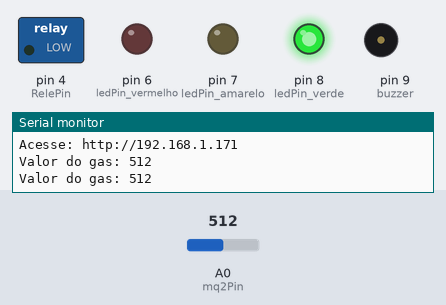
This sketch was run on a simulated Arduino Uno, built with avr-gcc and run on an emulated ATmega328P. Parts: switched loads named in the sketch (green lamp = pin HIGH), output pins drawn as LEDs (lit = HIGH), buzzer (waves = sounding), the last lines printed to the serial monitor. The inputs (shaded band) are chosen by the test bench; at power-on: A0 (mq2Pin) = 512. WiFi joins after 1.5 s; servers stay silent unless stated.

Above: at 4.8 s.
4.9 s: A0 (mq2Pin) set to 557
13.2 s: A0 (mq2Pin) set to 589
At 21.1 s:
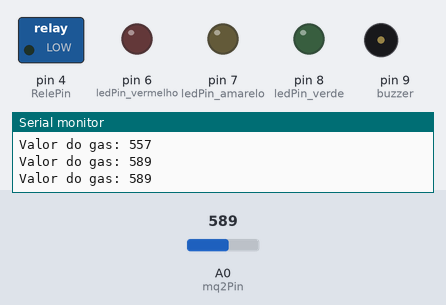
21.5 s: A0 (mq2Pin) set to 716
At 25.4 s:
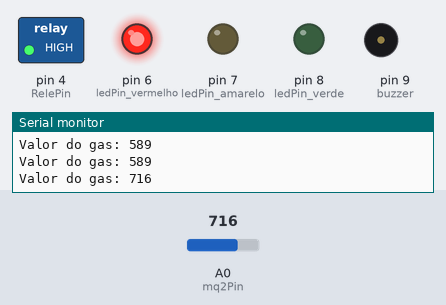
31.9 s: A0 (mq2Pin) set to 580
At 36.1 s:
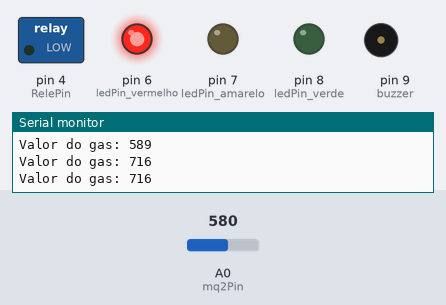
42.6 s: A0 (mq2Pin) set to 599
At 47.51 s:
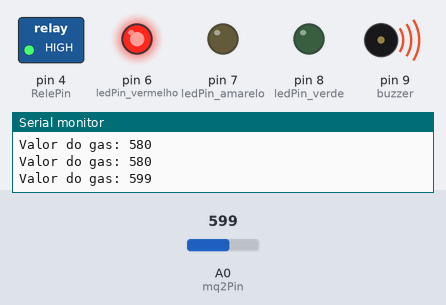
51.3 s: A0 (mq2Pin) set to 579
At 58.8 s:
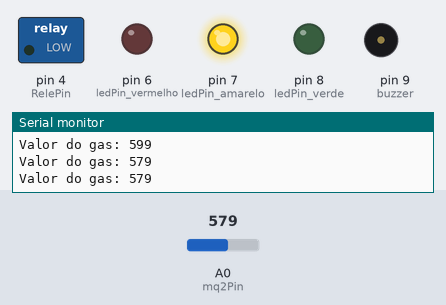
Timing chart, 0 to 62.9 s (numbered marks = the images above; inputs shaded):
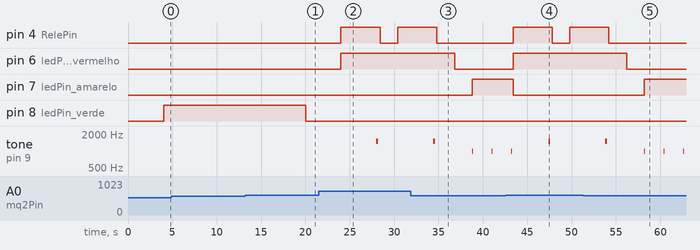

The sketch:

proto_1.ino
```cpp
/*
 Web Server

 A simple web server that shows the value of the analog input pins.
 using an Arduino WIZnet Ethernet shield.

 Circuit:
 * Ethernet shield attached to pins 10, 11, 12, 13
 * Analog inputs attached to pins A0 through A5 (optional)

 created 18 Dec 2009
 by David A. Mellis
 modified 9 Apr 2012
 by Tom Igoe
 modified 02 Sept 2015
 by Arturo Guadalupi

 */

#include <SPI.h>
#include <Ethernet.h>

// Configuração do Ethernet Shield
byte mac[] = { 0xDE, 0xAD, 0xBE, 0xEF, 0xFE, 0xED }; // Substitua pelo MAC do seu Ethernet Shield
IPAddress ip(192, 168, 1, 171); // Substitua pelo IP desejado
EthernetServer server(80); // Servidor na porta 80

// Configurações do sensor e LED
const int mq2Pin = A0; // Pino analógico conectado ao sensor MQ-2
      int ledPin_vermelho    = 6;  // Pino digital conectado ao LED
      int ledPin_amarelo     = 7;
      int ledPin_verde       = 8;
      int buzzer = 9;//
      int RelePin = 4;
const int gasThreshold = 400; // Limite de detecção de gás (ajuste conforme necessário)

void setup() {
  // Inicializa o Ethernet
  Ethernet.begin(mac, ip);
  server.begin();

  // Inicializa pinos
  pinMode(ledPin_vermelho,OUTPUT);
  pinMode(ledPin_amarelo, OUTPUT);
  pinMode(ledPin_verde,OUTPUT);
  pinMode(buzzer, OUTPUT);
  pinMode(RelePin,OUTPUT);
  digitalWrite(ledPin_vermelho, LOW);
  digitalWrite(ledPin_amarelo,LOW);
  digitalWrite(ledPin_verde, LOW);
  digitalWrite(RelePin, LOW);
  // LED desligado por padrão

  // Comunicação serial para depuração
  Serial.begin(9600);
  Serial.println("Servidor iniciado...");
  Serial.print("Acesse: http://");
  Serial.println(ip);
}

void loop() {
  // Leitura do sensor MQ-2
  int gasValue = analogRead(mq2Pin);
  Serial.print("Valor do gas: ");
  Serial.println(gasValue);

  // Verifica se o nível de gás ultrapassa o limite
  if (gasValue > 590) {
    digitalWrite(ledPin_vermelho, HIGH);
    digitalWrite(ledPin_amarelo, LOW);
    digitalWrite(RelePin, HIGH);
    delay(4000);

     tone(buzzer, 1500);
     delay(200);
     noTone(buzzer);
     delay(200);

     // Liga o LED
  } else {
    digitalWrite(ledPin_vermelho, LOW); // Desliga o LED
    digitalWrite(RelePin, LOW);
    delay(2000);

  }
  if (gasValue > 575 && gasValue < 589) {
     digitalWrite(ledPin_amarelo,HIGH);
     digitalWrite(ledPin_verde, LOW);


     tone(buzzer, 1000);
     delay(100);
     noTone(buzzer);
     delay(100);

  }else{
     digitalWrite(ledPin_amarelo,LOW);
     digitalWrite(RelePin, LOW);
     delay(2000);

  if(gasValue < 574){
    digitalWrite(ledPin_verde, HIGH);
  }else{
    digitalWrite(ledPin_verde, LOW);

  }


  // Responde ao cliente HTTP
  EthernetClient client = server.available();
  if (client) {
    Serial.println("Cliente conectado");
    String request = "";
    while (client.connected()) {
      if (client.available()) {
        char c = client.read();
        request += c;

        // Final do cabeçalho HTTP
        if (c == '\n') {
          // Resposta ao cliente
          client.println("HTTP/1.1 200 OK");
          client.println("Content-Type: text/html");
          client.println("");
          client.println("<!DOCTYPE HTML>");
          client.println("<html>");
          client.println("<head><title>Monitoramento de Gas</title></head>");
          client.println("<body style='background-color:#ADD8E6; text-align:center;'>");
          client.println("<h1>Monitoramento de Gas</h1>");
          client.print("<p>Nivel do gas: ");
          client.print(gasValue);
          client.println("</p>");

          if (gasValue > 590) {
            client.println("<p style='color:red;'><b>!!GAS DETECTADO!!</b></p>");
          }
          if (gasValue > 575 && gasValue < 589) {
            client.println("<p style='color:yellow;'><b>ALERTA DE GAS!</b></p>");
          }
          if (gasValue < 574){
             client.println("<p style='color:green;'><b>NIVEL NORMAL</b></p>");
           }
          client.println("</body></html>");
          break;
        }
      }
    }
    delay(1); // Pequeno atraso para garantir que o cliente receba a resposta
    client.stop();
    Serial.println("Cliente desconectado");
  }
}}
```

Measured:
- the behaviour switches between 573 and 574 on A0 (mq2Pin) (found by bisection; images 0 and 1)
- after the input at 13.2 s, pin 8 (ledPin_verde): HIGH → LOW after 6.8 s
- after the input at 21.5 s, pin 4 (RelePin): LOW → HIGH after 2.5 s, → LOW 4.4 s later, → HIGH 2.0 s later; pin 6 (ledPin_vermelho): LOW → HIGH after 2.5 s; tone on pin 9 (buzzer): silent → 1500 Hz after 6.5 s, → silent 0.20 s later
- after the input at 31.9 s, pin 4 (RelePin): goes on until 34.8 s, then stays LOW; pin 6 (ledPin_vermelho): HIGH → LOW after 4.9 s; pin 7 (ledPin_amarelo): LOW → HIGH after 6.9 s
- after the input at 42.6 s, pin 4 (RelePin): LOW → HIGH after 0.81 s, → LOW 4.4 s later, → HIGH 2.0 s later; pin 6 (ledPin_vermelho): LOW → HIGH after 0.81 s; pin 7 (ledPin_amarelo): HIGH → LOW after 0.81 s
- after the input at 51.3 s, pin 4 (RelePin): goes on until 54.2 s, then stays LOW; pin 6 (ledPin_vermelho): HIGH → LOW after 4.9 s; pin 7 (ledPin_amarelo): LOW → HIGH after 6.9 s
